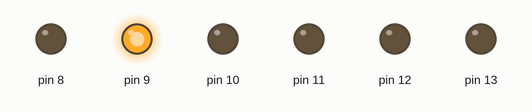
Recording of a sketch running on a simulated Arduino Uno, built with avr-gcc and run on an emulated ATmega328P. Shown: output pins drawn as LEDs (lit = HIGH).

Above: at 0.3 s.
At 0.7 s:
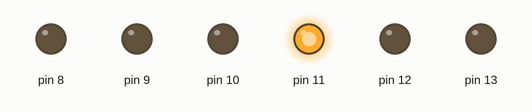
At 1.1 s:
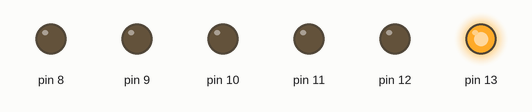
At 1.3 s:
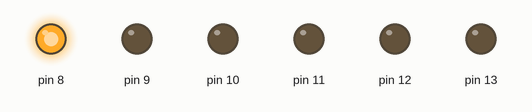
At 2.1 s:
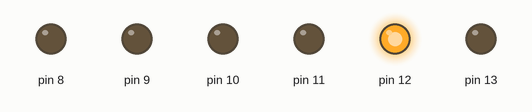
At 2.9 s:
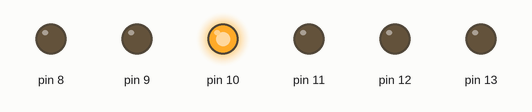
Timing chart, 0 to 3.2 s (numbered marks = the images above):
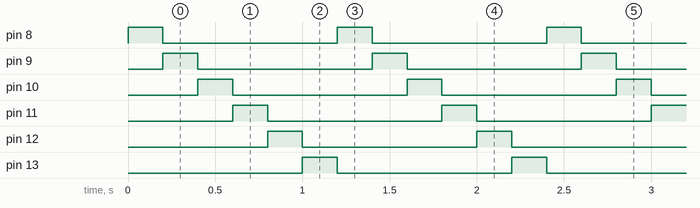

The sketch:

G01_P03_LED_MOVING_LEFT.ino
```cpp
/*
   Board: Arduino UNO

   Poject Description: One LED ON at a time then
   wait 200ms then next one goes ON when it reach
   the last LED it back again.

   url: https://github.com/sfad/arduino_projects
*/

void setup() {
    DDRB = 0b00111111;      // set pins 0-6 of PORT B as OUTPUT
    digitalWrite(8, HIGH);  // set pin #8 to HIGH
    delay(200);             // wait for 200ms (0.2 second)
}

void loop() {
    PORTB = PORTB & 0x20
                ? 1
                : PORTB << 1;  // check if bit #6 of PORT B is HIGH let PORTB =
                               // 1 otherwise shitf left one bit
    delay(200);                // wait for 200ms (0.2 second)
}
```

Measured:
- by itself, pin 8–13: alternates HIGH for 0.20 s and LOW for 1.0 s
- by itself, everything shown: repeats every 1.2 s, in 6 steps
